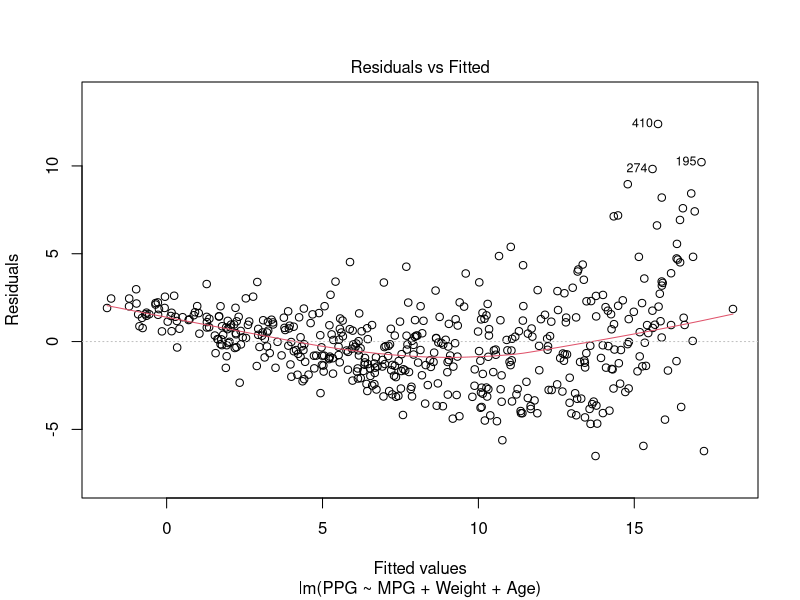
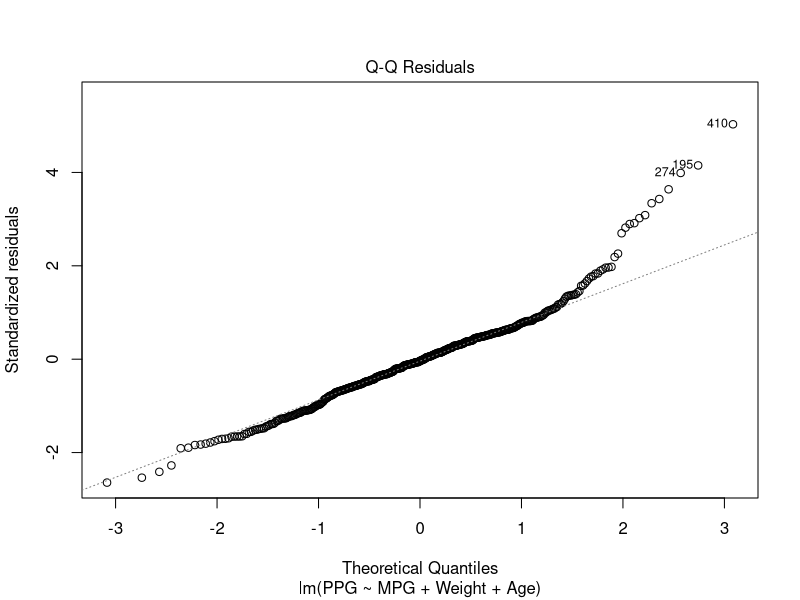
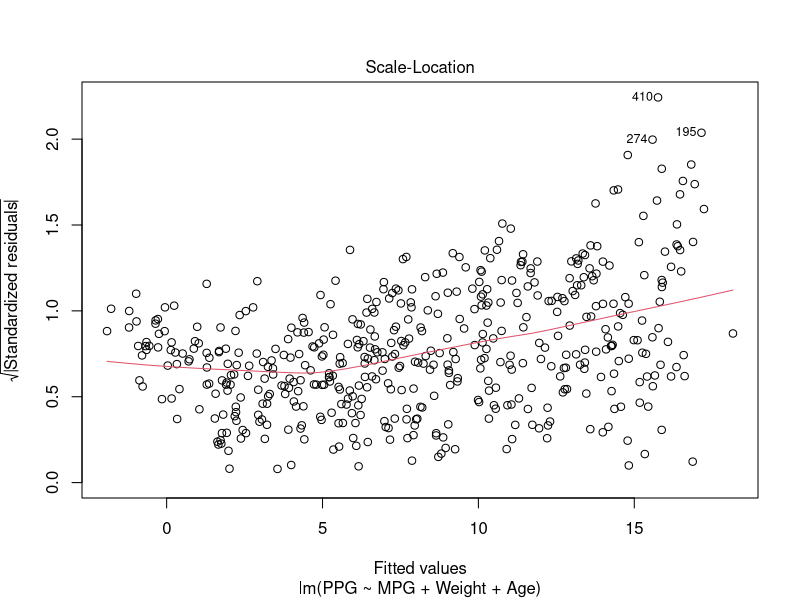
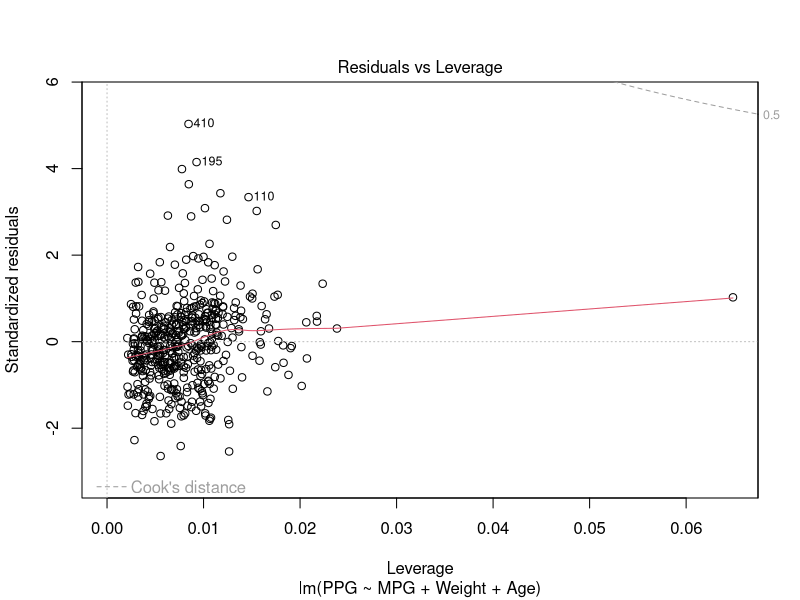
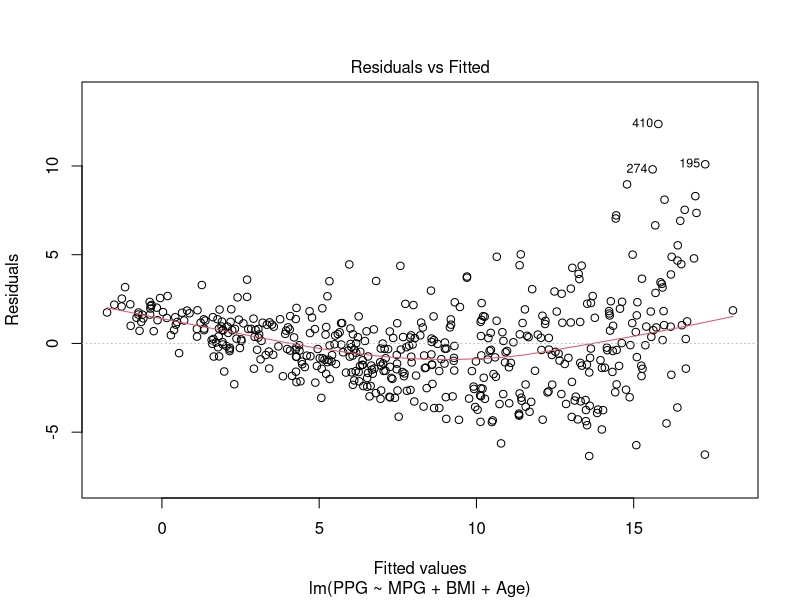
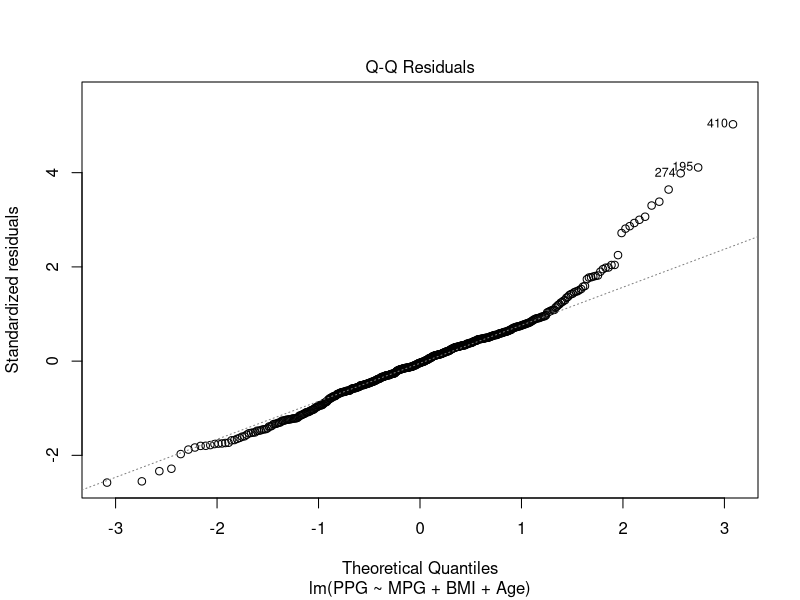
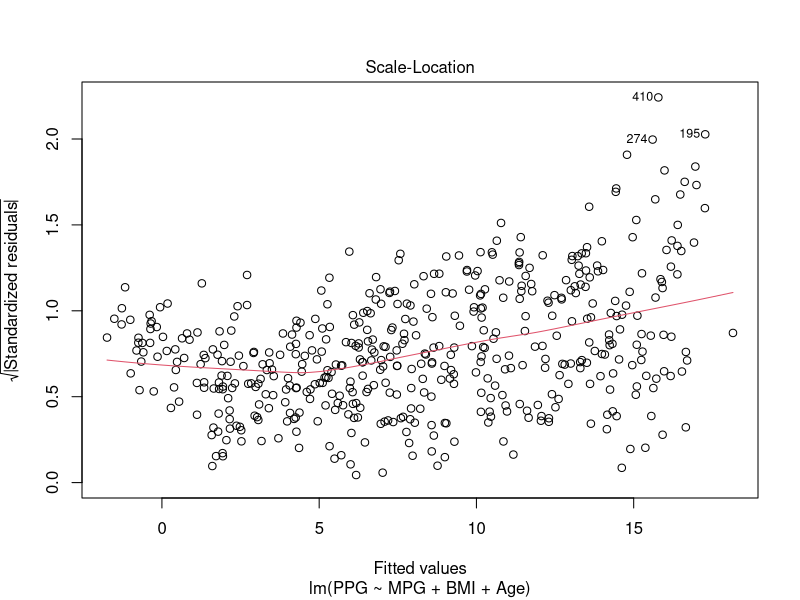
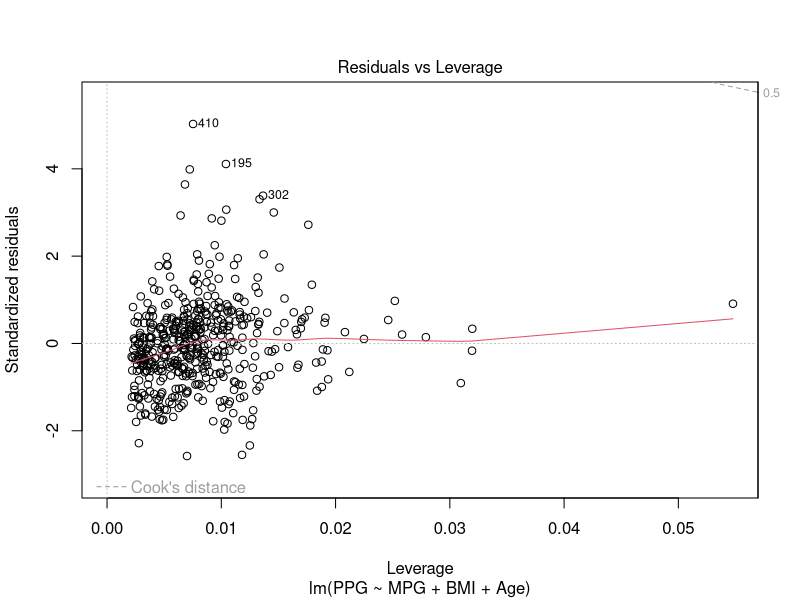

Generate these figures, in order, with R:
#setwd("C:/Users/micha/Documents/GitHub/ModelsOfLinearRegression")
library(readxl)
data <- read_excel("data.xlsx")

data$PPG <- round(data$PTS / data$`Games Played`, 2)
data$MPG <- round(data$MIN / data$`Games Played`, 2)

#MODEL1 - Wpływ fizyczności i czasu gry na zdobywane punkty
#1 same zmienne ciagle 
########################################################################
model_physical_1 <- lm(PPG ~ Height + MPG + Weight + Age, data = data)
summary(model_physical_1)
AIC(model_physical_1)
logLik(model_physical_1) 
shapiro.test(residuals(model_physical_1))


model_physical_2 <- lm(PPG ~ MPG + Weight + Age, data = data)
summary(model_physical_2)
AIC(model_physical_2)
logLik(model_physical_2) 
plot(model_physical_2)
shapiro.test(residuals(model_physical_2))

model_physical_3 <- lm(PPG ~ MPG + BMI + Age, data = data)
summary(model_physical_3)
AIC(model_physical_3)
logLik(model_physical_3)
plot(model_physical_3)
shapiro.test(residuals(model_physical_3))

########################################################
#2 dodatowe kategoryczne - Position
model_position <- lm(PPG ~ Pos + MPG, data = data) #jedna wyrzuca i dodaje jako stałą
summary(model_position)
AIC(model_position)
logLik(model_position)
shapiro.test(residuals(model_position))

#3 jeden z interakcjami - Birth_place  * tam gdzie interackja
# gracze z US grają więcej minut, wiecej zaufania od trenerów
model_origin <- lm(PPG ~ MPG * Birth_Place, data = data) #jedna wyrzuca i dodaje jako stałą
summary(model_origin)
AIC(model_origin)
logLik(model_origin)

model_origin <- lm(PPG ~ MPG + Birth_Place, data = data) #jedna wyrzuca i dodaje jako stałą
summary(model_origin)
AIC(model_origin)
logLik(model_origin)
